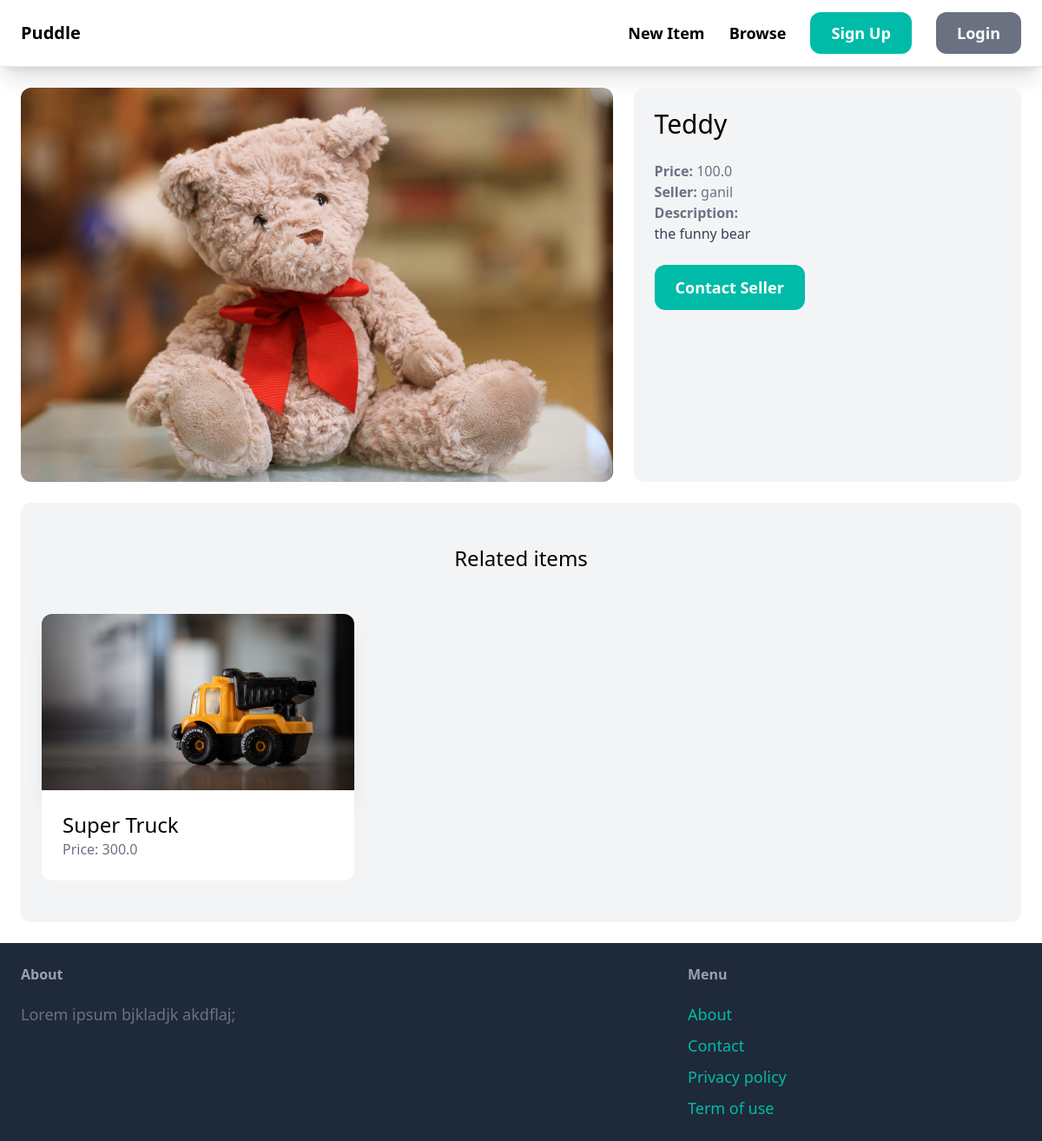
Page /items/1 on the committed database.
### item/models.py (models this page shows, shortened)
class Item(models.Model):
   category = models.ForeignKey(Category, related_name='items', on_delete=models.CASCADE)
   name = models.CharField(max_length=255)
   description = models.TextField(blank=True, null=True)
   price = models.FloatField()
   image = models.ImageField(upload_to='item_images', blank=True, null=True)
   is_sold = models.BooleanField(default=False)
   created_by = models.ForeignKey(User, related_name='items', on_delete=models.CASCADE)
   created_at = models.DateTimeField(auto_now_add=True)

### item/views.py (the view)
# urls.py: path("<int:pk>", views.detail, name="detail"),
def detail(request, pk):
    item = get_object_or_404(Item, pk=pk)  # Fetch the item by primary key or return 404
    related_items = Item.objects.filter(category=item.category, is_sold=False).exclude(pk=pk)[0:3]
    return render(
        request,
        "item/detail.html",
        {
            "item": item,
            "related_items": related_items,
        },
    )

### item/templates/item/detail.html (shortened to what this page needs)
{% extends 'core/base.html' %}
{% block content %}
<div class="grid grid-cols-5 gap-6">
  <div class="col-span-3">
    <img src="{{ item.image.url }}" class="rounded-xl" alt=""/>
  </div>
  <div class="col-span-2 p-6 bg-gray-100 rounded-xl">
    <h1 class="mb-6 text-3xl">{{ item.name}}</h1>
    <p class="text-gray-500"><strong>Price: </strong>{{item.price}}</p>
    <p class="text-gray-500"><strong>Seller: </strong>{{item.created_by.username}}</p>
    {% if item.description%}
      <p class="text-gray-700">
        <strong class="text-gray-500">Description: </strong><br>
        {{ item.description }}
      </p>
    {% endif%}
    {% if request.user == item.created_by %}
      <div class="mt-6 p-6 bg-white rounded-xl">
        <p>This is your item!</p>
        <a href="{% url 'item:edit' item.id%}" class="inline-block mt-6 px-6 py-3 text-lg font-semibold bg-teal-500 hover:bg-teal-700 text-white rounded-xl cursor-pointer">Edit</a>
        <a href="{% url 'item:delete' item.id %}" class="inline-block mt-6 px-6 py-3 text-lg font-semibold bg-red-500 hover:bg-red-700 text-white rounded-xl cursor-pointer">Delete</a>
      </div>
    {% else %}
      <a href="{% url 'conversation:new' item.id %}" class="inline-block mt-6 px-6 py-3 text-lg font-semibold bg-teal-500 rounded-xl text-white hover:bg-teal-700 cursor-pointer">
        Contact Seller
      </a>
    {% endif %}
  </div>
</div>
<div class="mt-6 px-6 py-12 bg-gray-100 rounded-xl">
    <h2 class="mb-12 text-2xl text-center">Related items</h2>
    <div class="grid grid-cols-3 gap-3">
      {% for item in related_items %}
        <div>
          <a href="{% url 'item:detail' item.id%}">
            <img src="{{item.image.url}}" class="rounded-t-xl shadow-xl cursor-pointer" alt="">
            <div class="p-6 bg-white rounded-b-xl">
              <h2 class="text-2xl">{{ item.name }}</h2>
              <p class="text-gray-500">Price: {{ item.price }}</p>
            </div>
          </a>
        </div>
      {% endfor%}
    </div>
  </div>
{% endblock content %}

### rows in the picture
Item: image (picture), name "Teddy", price "100.0", created_by.username "ganil", description "the funny bear"
Item: image (picture), name "Super Truck", price "300.0"
